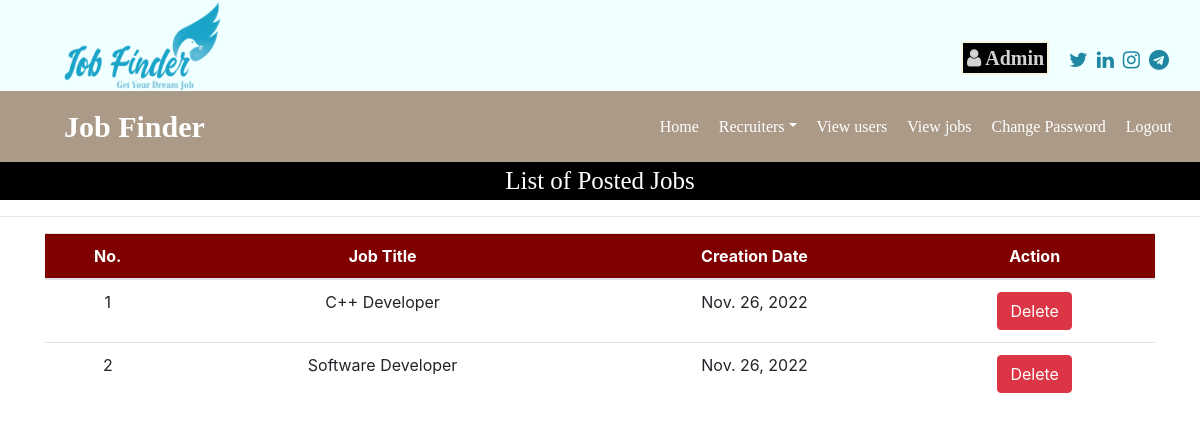
The page /job_list_admin (signed in) on the database as committed earlier.
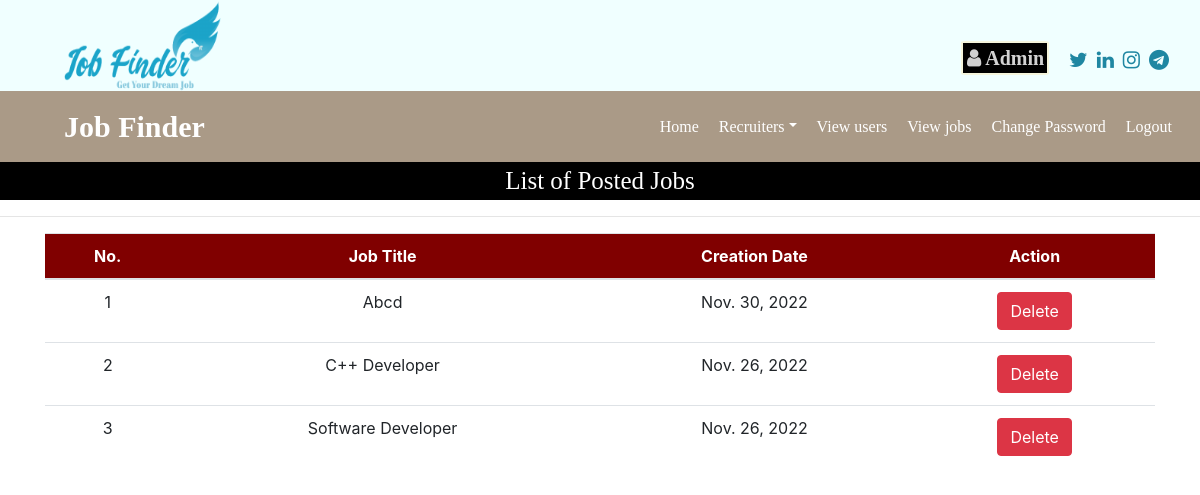
The same page on the database as committed later.
### job/models.py (models this page shows, shortened)
class Job(models.Model):
    recruiter = models.ForeignKey(Recruiter, on_delete=models.CASCADE)
    start_date = models.DateField()
    end_date = models.DateField()
    image = models.FileField(null=True)
    title = models.CharField(max_length=100)
    salary = models.IntegerField()
    description = models.CharField(max_length=200)
    experience = models.CharField(max_length=50)
    location = models.CharField(max_length=100)
    skills = models.CharField(max_length=100)
    creation_date = models.DateField()

### job/views.py (the view)
# urls.py: path('job_list_admin', job_list_admin, name="job_list_admin"),
def job_list_admin(request):
    if not request.user.is_authenticated:
        return redirect('admin_login')
    data = Job.objects.all().order_by('start_date')
    d = {'data': data}
    return render(request, 'job_list_admin.html', d)

### job/templates/job_list_admin.html (shortened to what this page needs)
{% load static %}
{% block body %}
{% include 'admin_navigations.html' %}
<div class="bef_log_page" value="admin_view_job" style="font-family:'Monotype Corsiva'; font-size:25px; color: white; background-color: black; text-align: center">
    List of Posted Jobs
</div>
<hr>
<div class="container">
<table class="table table-hover" id="example">
    <thead>
    <tr style="background-color: maroon; color: white; text-align: center">
        <th>No.</th>
        <th>Job Title</th>
        <th>Creation Date</th>
        <th>Action</th>
    </tr>
    </thead>
    <tbody>
    {% for i in data %}
    <tr style="text-align: center">
        <td>{{forloop.counter}}</td>
        <td>{{i.title}}</td>
        <td>{{i.creation_date}}</td>
        <td><a href="{% url 'delete_job_admin' i.id %}" class="btn btn-danger" onclick="return confirm('Delete job?')">Delete</a>
        </td>
    </tr>
    {% endfor %}
    </tbody>
</table>
</div>
{% endblock %}

Rows that differ between the two databases and show on the page:
added Job: title "Abcd", creation_date "Nov. 30, 2022"
